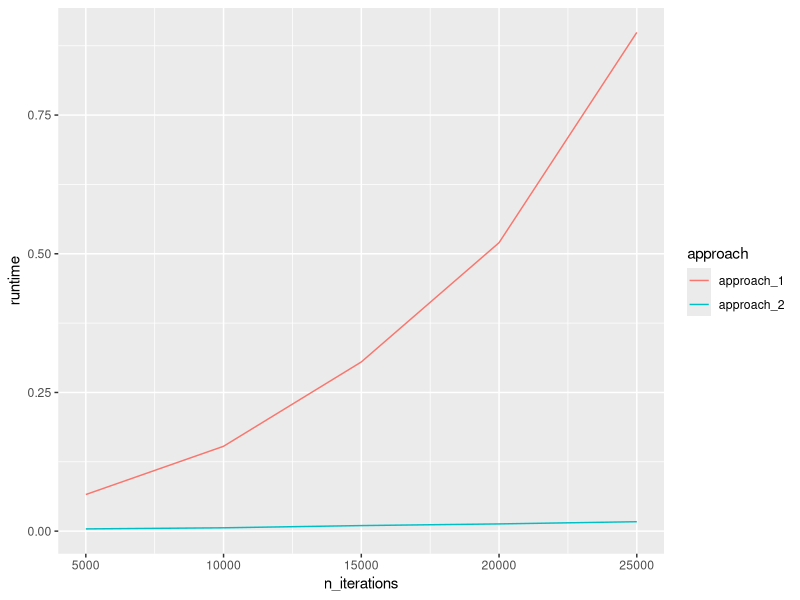

Recreate this plot in R.
## ---- chunk 1
#| echo: false
#| message: false
#| warning: false
library(tidyverse)
## ---- chunk 2
#| echo: false
n_iterations <- (1:5)*5000
approach_1 <- vector("double", length(n_iterations))
approach_2 <- vector("double", length(n_iterations))

for (i in 1:length(n_iterations)){
  n <- n_iterations[i]
  vector_of_1 <- NULL
  approach_1[i] <- system.time(
    for (j in 1:n){
      vector_of_1 <- c(vector_of_1, 1)
    }
  )[3]
  vector_of_1 <- vector(mode = "double", length=n)
  approach_2[i] <- system.time(
    for (j in 1:n){
      vector_of_1[j] <- 1
    }
  )[3]
}

tibble(n_iterations, approach_1, approach_2) |>
  pivot_longer(2:3, names_to = "approach", values_to = "runtime") |>
  ggplot(aes(x=n_iterations, y=runtime, color=approach)) +
  geom_line()
